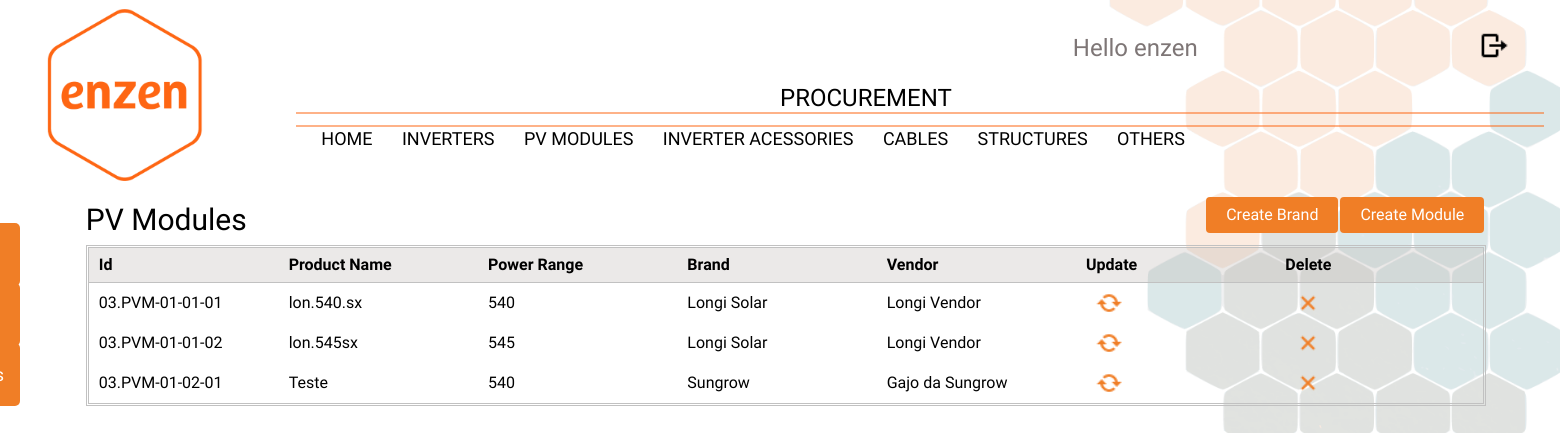
The page /pv_modules/ (signed in) on the database its author committed.
### procurement/models.py (models this page shows, shortened)
class pv_modules(models.Model):
    modules_id = models.CharField(max_length=50,default='03.PVM-01')
    brand = models.ForeignKey(pv_module_brand, on_delete=models.SET_NULL, related_name='marcas_modules',blank=True,null=True)
    product_name = models.CharField(max_length=50)
    power_range = models.ForeignKey(pv_modules_power,on_delete=models.SET_NULL, related_name='power_modules',blank=True,null=True)
    price_EXW = models.FloatField(max_length=30)
    price_CIF = models.FloatField(max_length=30)
    price_DDP = models.FloatField(max_length=30)
    price_FOB = models.FloatField(max_length=30)
    payment_conditions = models.TextField()

class pv_modules_power(models.Model):
    power_id = models.CharField(max_length=50)
    power = models.IntegerField()
    def __str__(self):
        return str(self.power)

class pv_module_brand(models.Model):
    brand_id = models.CharField(max_length=10)
    name = models.CharField(max_length=50)
    link = models.CharField(max_length=150)
    vendor_name = models.CharField(max_length=100)
    vendor_contact = models.CharField(max_length=100)
    vendor_email = models.CharField(max_length=100)
    def __str__(self):
        return self.name

### procurement/views.py (the view)
# urls.py: path('pv_modules/',views.pv_module, name='pv_modules'),
@login_required(login_url='/login')
def pv_module(request):
    parts = pv_modules.objects.all()
    return render(request,'Procurement/procurement_part/pv_modules.html',{'pv_module':parts})

### templates/Procurement/procurement_part/pv_modules.html (shortened to what this page needs)
{% extends "Procurement/base.html" %}
{% block content %}
    <div class="top_creation">
        <h1 class="tittle_component">PV Modules</h1>
        <a href="/pv_modules/create_pv_modules" class="bottons2">Create Module</a>
        <a href="{% url 'O_and_M:pv_modules_brand' %}" class="bottons2">Create Brand</a>
    </div>
    <br></br>
<div class="table123">
<table id="myTable2">
    <tr>
        <th onclick="sortTable(0)">Id</th>
        <th onclick="sortTable(1)">Product Name</th>
        <th onclick="sortTable2(2)">Power Range</th>
        <th onclick="sortTable(3)">Brand</th>
        <th onclick="sortTable(4)">Vendor</th>
        <th>Update</th>
        <th>Delete</th>
    </tr>
    {% for i in pv_module %}
    <tr>
        <td><a href="{% url 'O_and_M:modules_detail' i.id %}">{{ i.modules_id }}</a></td>
        <td>{{ i.product_name }}</td>
        <td>{{ i.power_range }}</td>
        <td>{{ i.brand }}</td>
        <td>{{ i.brand.vendor_name }}</td>
        <td><a href="#" class="part_creation2"><img class="reboot_icon"/></a></td>
        <td><a href="{% url 'O_and_M:delete_module' i.id %}" class="part_creation2"><img class="delete_icon"/></a></td>
    </tr>
    {% endfor %}
</table>
</div>
{% endblock %}

### templates/Procurement/base.html (shortened to what this page needs)
{% load static %}
{% load static %}
<!DOCTYPE html>
<html>
<head>
    <link href="{% static 'procurement.css' %}" rel="stylesheet">
    <script src="https://cdn.tailwindcss.com"></script>
</head>
<body style="background-image: url('{% static "Fundo.png"%}');background-attachment: fixed;background-size: cover;background-position: center center;">
<div style="width: auto; height: auto; overflow: hidden; background: transparent; background-attachment: fixed;background-size: cover;background-position: center center;">
    <svg width="80%" height="15" viewBox="0 0 1219 15" fill="none" xmlns="http://www.w3.org/2000/svg" style="position: absolute; left: 296px; top: 14%;" preserveAspectRatio="none">
        <path d="M1219 14H0M1219 1L0 1" stroke="#FE6613"></path></svg>
    <p style="width: 346px;  height:66px; position: absolute;font-family: Josefin Sans,serif; left: 50%; top: 10%; font-size: 24px; font-weight: 200; text-align: left; color: #000;">
        PROCUREMENT
    </p>
      <div id="box_total" >
          <img src="{% static 'LOGO.png' %}" style="width: 16%; height: auto; top: 0px;"/>
          <p style="width: 80%; margin-top:8%; font-size: 18px; font-weight: 300; text-align: left; color: #000;margin-left:3%;">
              <a href="/" style="font-family: Josefin Sans,serif">HOME</a>
              <a href="/inverters/" style="font-family: Josefin Sans,serif">INVERTERS</a>
              <a href="/pv_modules/" style="font-family: Josefin Sans,serif">PV MODULES</a>
              <a href="/inverter_acessories/" style="font-family: Josefin Sans,serif">INVERTER ACESSORIES</a>
              <a href="/cables/" style="font-family: Josefin Sans,serif">CABLES</a>
              <a href="/structures/" style="font-family: Josefin Sans,serif">STRUCTURES</a>
              <a href="/others/" style="font-family: Josefin Sans,serif">OTHERS</a>
            </p>
        </div>
      <p style="width: 222px;    font-family: Josefin Sans, sans-serif; height: 51px; position: absolute; right: 17%; top: 30px; font-size: 24px; font-weight: 200; text-align: left; color: #7e7676;">
      Hello {{ user }}
      <div id="mySidenav" class="sidenav">
        <a href="/brands" id="about">Brands</a>
        <a href="/vendors" id="blog">Vendor</a>
        <a href="/projects" id="projects">Projects</a>
      </div>
      </p>
      <a href="{% url 'O_and_M:logout' %}" class=""><img
        style="width: 2%; height: auto; position: absolute; right: 3.2%; top: 30px; object-fit: cover;"
      /></a>
<div id="contente">
    {% block content %}
 {% endblock %}
</div>
    </div>
  </body>

### static/procurement.css (style rules this page uses)
html * { -webkit-background-size: cover; -moz-background-size: cover; -o-background-size: cover; background-size: cover; font-family: Josefin Sans, sans-serif; }
#box_total { display: inline-flex; width: 100%; }
#box_total p a { margin-left: 2%; display: inline; position: relative; padding: 0.2em 0; }
#box_total p a::after { content: ''; position: absolute; bottom: 0; left: 0; width: 100%; height: 0.1em; background-color: #f07e26; opacity: 0; transition: opacity 300ms, transform 300ms; }
#box_total p a::after { opacity: 1; transform: scale(0); transform-origin: center; }
#mySidenav a { position: absolute; left: -80px; transition: 0.3s; padding: 18px; width: 100px; text-decoration: none; font-size: 18px; color: white; border-radius: 0 5px 5px 0; margin-top: 13%; font-family: Josefin Sans, sans-serif; }
#about { top: 20px; background-color: #f07e26; }
#blog { top: 80px; background-color: #f07e26; }
#projects { top: 140px; background-color: #f07e26; }
#contente { margin-left: 5.5%; }
.table123 { border: 1px solid #C1C1C1; display: inline-block; padding: 1px; width:95%; }
#myTable2, th { border-bottom: 1px solid #C1C1C1; text-align: left; font-family: Josefin Sans, sans-serif; }
th { background-color: rgb(188,182,180,0.3); }
#myTable2 { border: 1px solid #C1C1C1; font-family: Josefin Sans, sans-serif; }
#myTable2 { width : 100%; table-layout: fixed; font-family: Josefin Sans, sans-serif; }
th, td { padding-bottom: 5px; padding-top:5px; font-family: Josefin Sans, sans-serif; }
td:nth-child(1),th:nth-child(1) { padding-left: 10px; }
.top_creation { width: 95%; }
.tittle_component { float:left; font-size: 30px; font-family: Josefin Sans, sans-serif; }
.reboot_icon { width: 30px; transition: transform .7s ease-in-out; margin-left: 4%; }
.delete_icon { width: 30px; transition: transform .3s ease-in-out; margin-left: 4%; }
.bottons2 { background-color: #f07e26; color: white; padding: 6px 20px; border: none; border-radius: 4px; cursor: pointer; float:right; margin-right: 2px; margin-bottom: 1px; font-family: Josefin Sans, sans-serif; transition-duration: 0.4s; -webkit-transition-duration: 0.4s; }

### rows shown on the page
pv_modules: modules_id "03.PVM-01-01-01", product_name "lon.540.sx", power_range "540", brand "Longi Solar", brand.vendor_name "Longi Vendor"
pv_modules: modules_id "03.PVM-01-01-02", product_name "lon.545sx", power_range "545", brand "Longi Solar", brand.vendor_name "Longi Vendor"
pv_modules: modules_id "03.PVM-01-02-01", product_name "Teste", power_range "540", brand "Sungrow", brand.vendor_name "Gajo da Sungrow"

### other values the page prints
{{ user }} "enzen"
